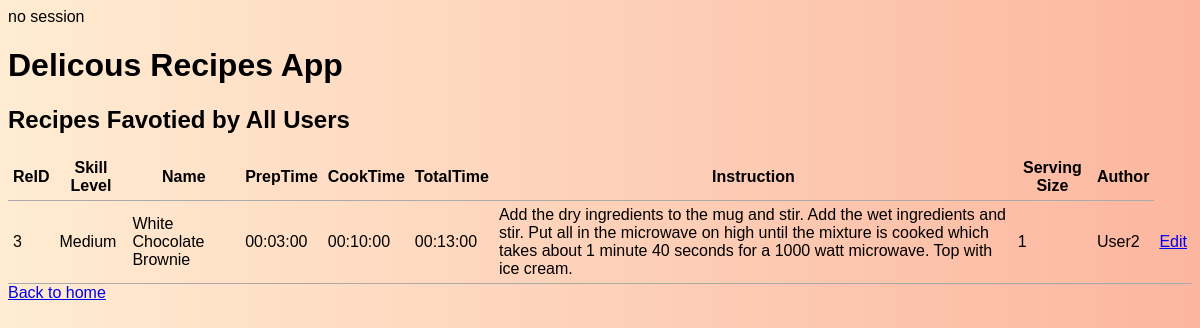
The app's page /division.php with its own data.
### tables this page shows
CREATE TABLE Recipe (
ReID INTEGER AUTO_INCREMENT PRIMARY KEY,
SkillLevel CHAR(20),
Name VARCHAR(100) NOT NULL,
PrepTime TIME(0) NOT NULL,
CookTime TIME(0) NOT NULL,
InstructionID INTEGER UNIQUE NOT NULL,
Username CHAR(20) NOT NULL,
FOREIGN KEY (PrepTime, CookTime) REFERENCES RecipeTime (PrepTime, CookTime)
		ON DELETE NO ACTION
		ON UPDATE NO ACTION,
FOREIGN KEY (InstructionID) REFERENCES Instruction(InsID)
	ON DELETE CASCADE
	ON UPDATE NO ACTION,
FOREIGN KEY (Username) REFERENCES BookUser (Username)
	ON DELETE CASCADE
	ON UPDATE CASCADE
);

CREATE TABLE RecipeTime (
PrepTime TIME(0),
CookTime TIME(0),
TotalTime TIME(0) NOT NULL,
PRIMARY KEY (PrepTime, CookTime)
);

CREATE TABLE Instruction(
InsID INTEGER AUTO_INCREMENT PRIMARY KEY,
Instructions VARCHAR(8000) UNIQUE NOT NULL,
ServingSize INTEGER
);

### common.php (called while the page is built)
<?php
function escape($html) {
  return htmlspecialchars($html, ENT_QUOTES | ENT_SUBSTITUTE, "UTF-8");
}
?>

### division.php (the view, shortened to what this page needs)
<?php
try {
  require "./config.php";
  require "./common.php";
  $connection = new PDO($dsn, $username, $password, $options);
  $sql = "SELECT * FROM Recipe AS r, Instruction AS i, RecipeTime AS rt
          WHERE r.InstructionID = i.InsID AND rt.PrepTime = r.PrepTime AND rt.CookTime = r.CookTime AND r.ReID = (SELECT r1.ReID FROM Recipe AS r1
          WHERE NOT EXISTS ((SELECT Username FROM BookUser) EXCEPT (SELECT ur.Username FROM UserFavoritesRecipes As ur WHERE ur.ReID = r1.ReID)))";
  $statement = $connection->prepare($sql);
  $statement->execute();
  $result = $statement->fetchAll();
} catch(PDOException $error) {
  echo $sql . "<br>" . $error->getMessage();
}
?>
<?php require "templates/header.php"; ?>
<h2>Recipes Favotied by All Users</h2>
<table>
  <thead>
    <tr>
        <th>ReID</th>
        <th>Skill Level</th>
        <th>Name</th>
        <th>PrepTime</th>
        <th>CookTime</th>
        <th>TotalTime</th>
        <th>Instruction</th>
        <th>Serving Size</th>
        <th>Author</th>
    </tr>
  </thead>
  <tbody>
  <?php foreach ($result as $row) : ?>
    <tr>
        <td><?php echo $row["ReID"]; ?></td>
        <td><?php echo $row["SkillLevel"]; ?></td>
        <td><?php echo $row["Name"]; ?></td>
        <td><?php echo $row["PrepTime"]; ?></td>
        <td><?php echo $row["CookTime"]; ?></td>
        <td><?php echo $row["TotalTime"]; ?></td>
        <td><?php echo $row["Instructions"]; ?></td>
        <td><?php echo $row["ServingSize"]; ?></td>
        <td><?php echo $row["Username"]; ?></td>
      <td><a href="update-single.php?ReID=<?php echo escape($row["ReID"]); ?>">Edit</a></td>
  </tr>
  <?php endforeach; ?>
  </tbody>
</table>
<a href="index.php">Back to home</a>

### css/style.css (style rules this page uses)
table { border-collapse: collapse; border-spacing: 0; }
td, th { padding: 5px; border-bottom: 1px solid #aaa; }
body { background-image: linear-gradient(to right, #ffecd2, #fcb69f); }
html { font-family: sans-serif; }

### records on screen
recipe: ReID "3", SkillLevel "Medium", Name "White Chocolate Brownie", recipetime.PrepTime "00:03:00", recipetime.CookTime "00:10:00", recipetime.TotalTime "00:13:00", InstructionID.Instructions "Add the dry ingredients to the mug and stir. Add the wet ingredients and stir. Put all in the microwave on high until the mixture is cooked which takes about 1 minute 40 seconds for a 1000 watt microwave. Top with ice cream.", InstructionID.ServingSize "1", Username "User2"
